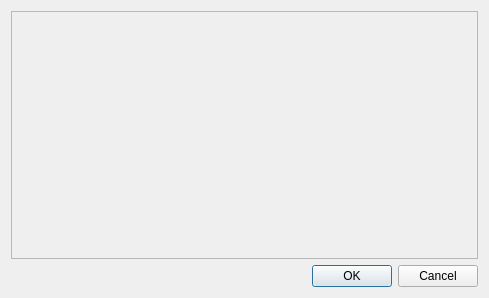
<?xml version="1.0" encoding="UTF-8"?>
<ui version="4.0">
 <class>TabOrderEditor</class>
 <widget class="QDialog" name="TabOrderEditor">
  <property name="geometry">
   <rect>
    <x>0</x>
    <y>0</y>
    <width>489</width>
    <height>298</height>
   </rect>
  </property>
  <property name="windowTitle">
   <string>Tab Order Editor</string>
  </property>
  <layout class="QVBoxLayout" name="verticalLayout">
   <item>
    <widget class="QFrame" name="m_targetWidget">
     <property name="frameShape">
      <enum>QFrame::StyledPanel</enum>
     </property>
     <property name="frameShadow">
      <enum>QFrame::Raised</enum>
     </property>
    </widget>
   </item>
   <item>
    <widget class="QDialogButtonBox" name="buttonBox">
     <property name="orientation">
      <enum>Qt::Horizontal</enum>
     </property>
     <property name="standardButtons">
      <set>QDialogButtonBox::Cancel|QDialogButtonBox::Ok</set>
     </property>
    </widget>
   </item>
  </layout>
 </widget>
 <resources/>
 <connections>
  <connection>
   <sender>buttonBox</sender>
   <signal>rejected()</signal>
   <receiver>TabOrderEditor</receiver>
   <slot>reject()</slot>
   <hints>
    <hint type="sourcelabel">
     <x>435</x>
     <y>271</y>
    </hint>
    <hint type="destinationlabel">
     <x>421</x>
     <y>-15</y>
    </hint>
   </hints>
  </connection>
  <connection>
   <sender>buttonBox</sender>
   <signal>accepted()</signal>
   <receiver>TabOrderEditor</receiver>
   <slot>accept()</slot>
   <hints>
    <hint type="sourcelabel">
     <x>324</x>
     <y>271</y>
    </hint>
    <hint type="destinationlabel">
     <x>272</x>
     <y>-3</y>
    </hint>
   </hints>
  </connection>
 </connections>
</ui>
